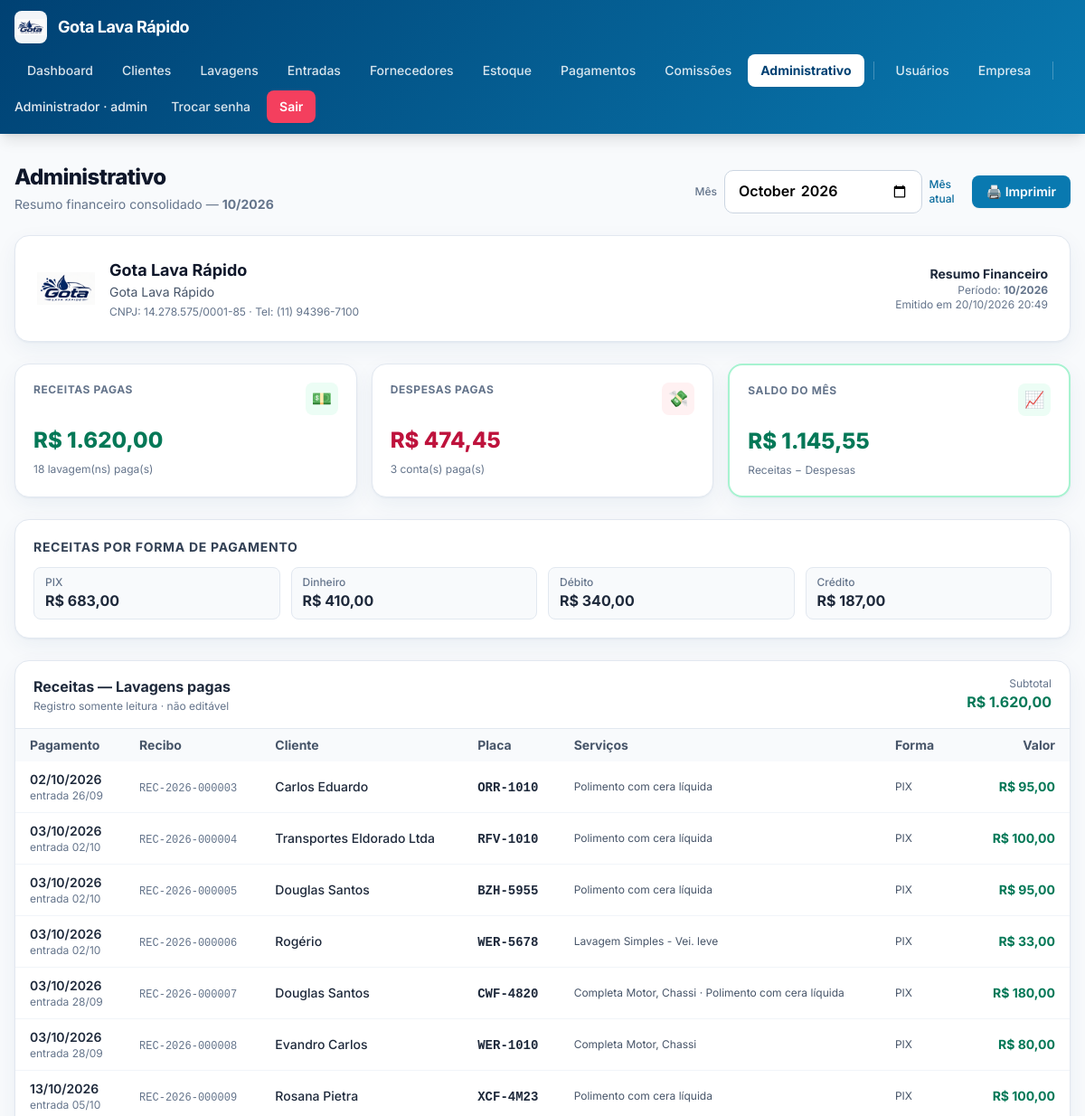
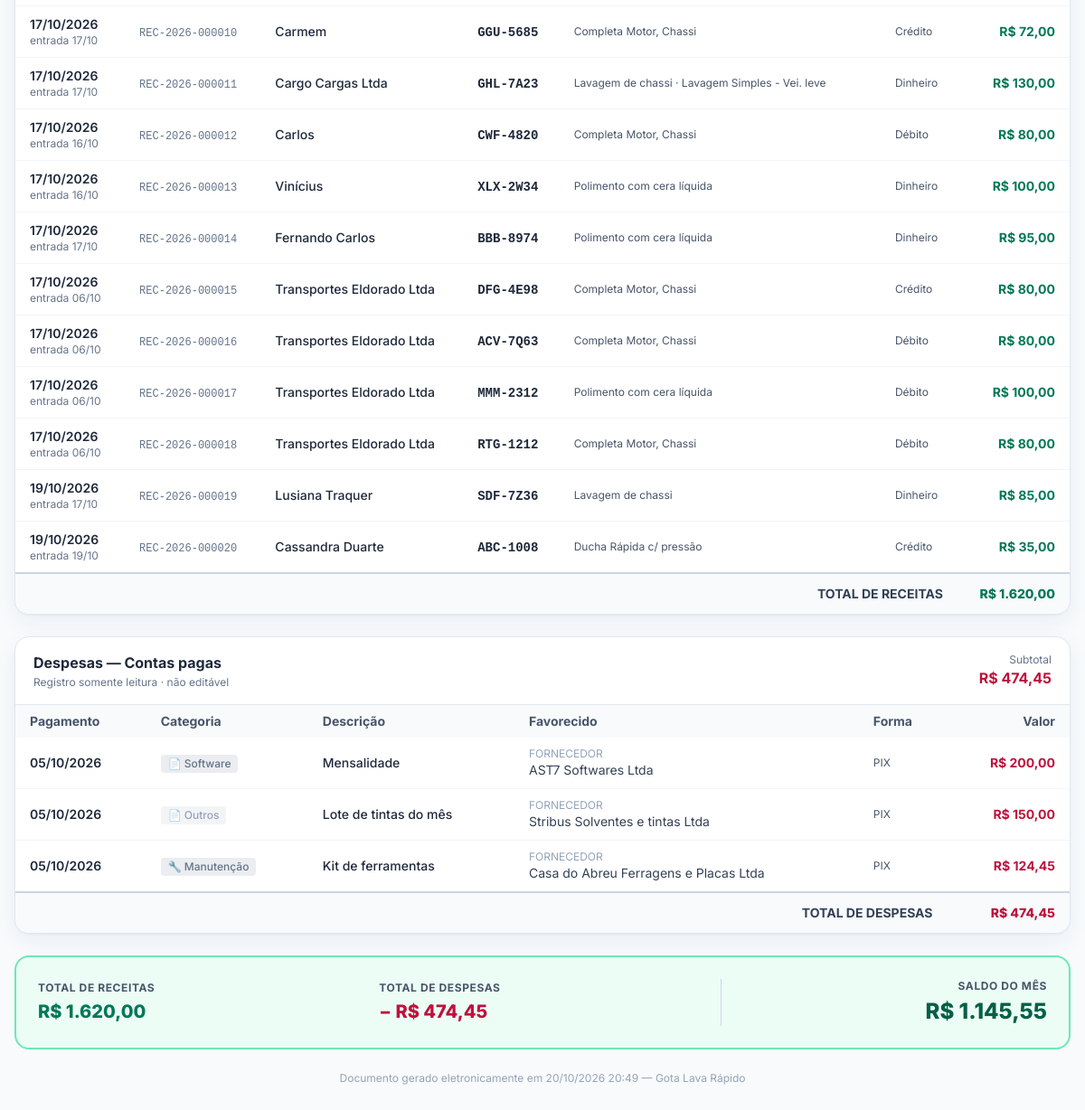
The page /administrativo.php (signed in) on the database as committed earlier (2 pictures, top to bottom).
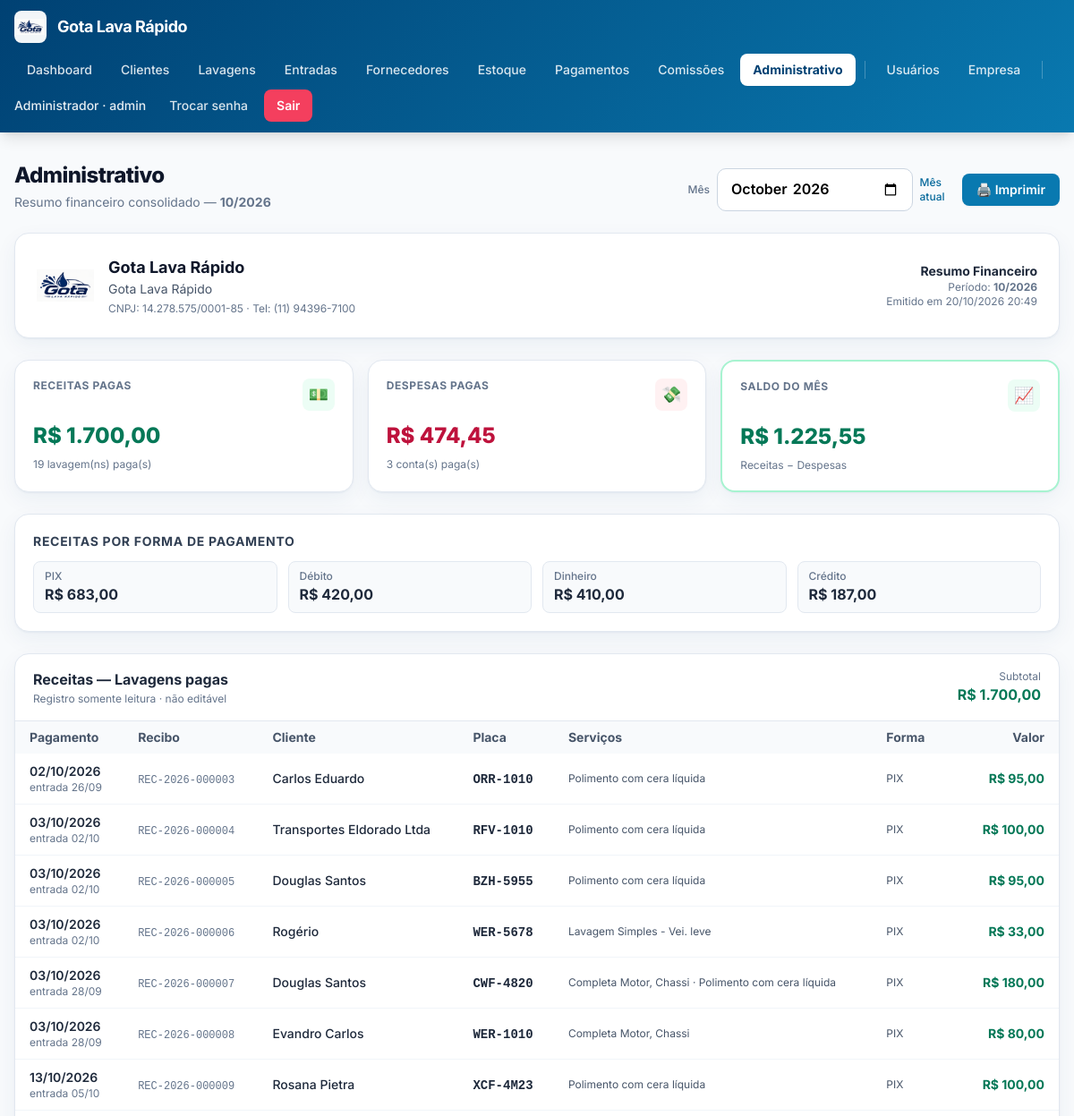
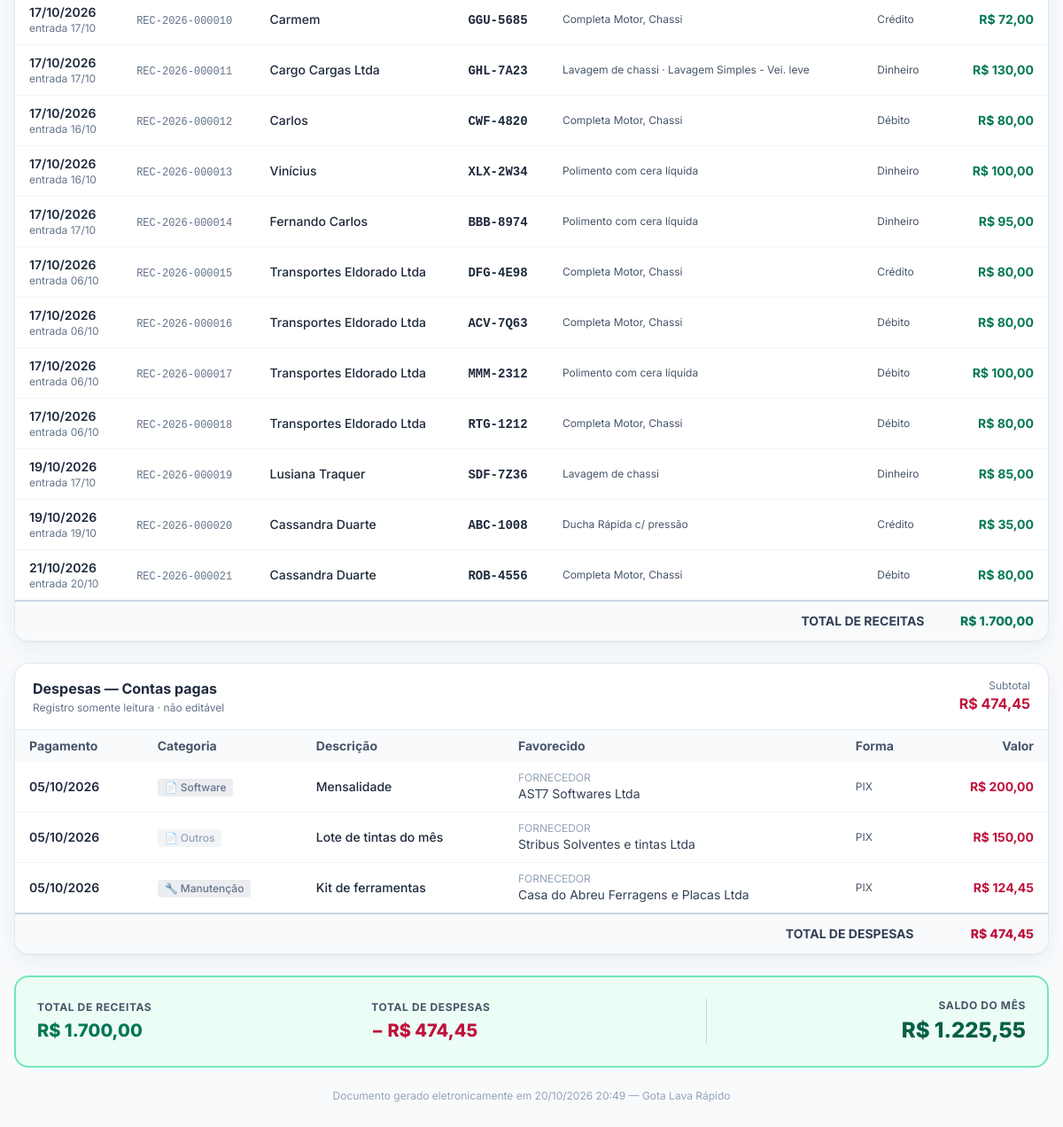
The same page on the database as committed later (2 pictures, top to bottom).
### tables this page shows
CREATE TABLE pagamentos (
        id INTEGER PRIMARY KEY AUTOINCREMENT,
        entrada_id INTEGER NOT NULL,
        cliente_id INTEGER,
        placa TEXT NOT NULL DEFAULT '',
        data_pagamento TEXT NOT NULL,
        valor_centavos INTEGER NOT NULL DEFAULT 0,
        forma_pagamento TEXT NOT NULL DEFAULT '',
        observacao TEXT NOT NULL DEFAULT '',
        recibo_numero TEXT NOT NULL DEFAULT '',
        criado_por INTEGER,
        criado_em TEXT NOT NULL DEFAULT (datetime('now','localtime')),
        FOREIGN KEY (entrada_id) REFERENCES lavagem_entradas(id) ON DELETE CASCADE,
        FOREIGN KEY (cliente_id) REFERENCES clientes(id) ON DELETE SET NULL
    );

CREATE TABLE lavagem_entradas (
        id INTEGER PRIMARY KEY AUTOINCREMENT,
        cliente_id INTEGER,
        placa TEXT NOT NULL DEFAULT '',
        veiculo_id INTEGER,
        veiculo_manual_marca TEXT NOT NULL DEFAULT '',
        veiculo_manual_modelo TEXT NOT NULL DEFAULT '',
        veiculo_manual_cor TEXT NOT NULL DEFAULT '',
        veiculo_manual_ano TEXT NOT NULL DEFAULT '',
        data_entrada TEXT NOT NULL,
        hora_entrada TEXT NOT NULL,
        previsao_saida_horas INTEGER NOT NULL DEFAULT 0,
        previsao_saida_datetime TEXT NOT NULL DEFAULT '',
        observacoes TEXT NOT NULL DEFAULT '',
        avarias TEXT NOT NULL DEFAULT '',
        status TEXT NOT NULL DEFAULT 'aberta',
        subtotal_centavos INTEGER NOT NULL DEFAULT 0,
        desconto_centavos INTEGER NOT NULL DEFAULT 0,
        desconto_percentual INTEGER NOT NULL DEFAULT 0,
        total_centavos INTEGER NOT NULL DEFAULT 0,
        pago INTEGER NOT NULL DEFAULT 0,
        criado_por INTEGER,
        criado_em TEXT NOT NULL DEFAULT (datetime('now','localtime')),
        atualizado_em TEXT NOT NULL DEFAULT (datetime('now','localtime')), cliente_nome_avulso TEXT NOT NULL DEFAULT '', cliente_celular TEXT NOT NULL DEFAULT '', sms_enviado INTEGER NOT NULL DEFAULT 0, sms_enviado_em TEXT NOT NULL DEFAULT '',
        FOREIGN KEY (cliente_id) REFERENCES clientes(id) ON DELETE SET NULL,
        FOREIGN KEY (veiculo_id) REFERENCES veiculos(id) ON DELETE SET NULL
    );

CREATE TABLE pagamentos_despesas (
            id INTEGER PRIMARY KEY AUTOINCREMENT,
            tipo_pessoa TEXT NOT NULL DEFAULT 'avulso',
            pessoa_id INTEGER,
            pessoa_nome TEXT NOT NULL DEFAULT '',
            categoria_id INTEGER NOT NULL,
            descricao TEXT NOT NULL DEFAULT '',
            documento TEXT NOT NULL DEFAULT '',
            valor_centavos INTEGER NOT NULL DEFAULT 0,
            data_vencimento TEXT NOT NULL,
            data_pagamento TEXT NOT NULL DEFAULT '',
            forma_pagamento TEXT NOT NULL DEFAULT '',
            observacoes TEXT NOT NULL DEFAULT '',
            criado_por INTEGER,
            criado_em TEXT NOT NULL DEFAULT (datetime('now','localtime')),
            atualizado_em TEXT NOT NULL DEFAULT (datetime('now','localtime'))
        );

CREATE TABLE categorias_pagamento (
            id INTEGER PRIMARY KEY AUTOINCREMENT,
            nome TEXT NOT NULL UNIQUE,
            cor TEXT NOT NULL DEFAULT '#64748b',
            icone TEXT NOT NULL DEFAULT '📄',
            ativo INTEGER NOT NULL DEFAULT 1,
            ordem INTEGER NOT NULL DEFAULT 0,
            criado_em TEXT NOT NULL DEFAULT (datetime('now','localtime'))
        );

### config.php (called while the page is built, shortened)
<?php
function db(): PDO {
    static $pdo = null;
    if ($pdo === null) {
        $pdo = new PDO('sqlite:' . DB_PATH, null, null, [
            PDO::ATTR_ERRMODE            => PDO::ERRMODE_EXCEPTION,
            PDO::ATTR_DEFAULT_FETCH_MODE => PDO::FETCH_ASSOC,
        ]);
        $pdo->exec('PRAGMA foreign_keys = ON');
        $pdo->exec('PRAGMA journal_mode = WAL');
    }
    return $pdo;
}
require_once APP_ROOT . '/functions.php';

### functions.php (called while the page is built, shortened)
<?php
function e(?string $s): string {
    return htmlspecialchars((string)$s, ENT_QUOTES, 'UTF-8');
}
function normalizar_placa(string $placa): string {
    return strtoupper(preg_replace('/[^A-Za-z0-9]/', '', $placa));
}
function formatar_placa(string $placa): string {
    $p = normalizar_placa($placa);
    return substr($p, 0, 3) . '-' . substr($p, 3);
}
function centavos_para_moeda(int $c): string {
    return number_format($c / 100, 2, ',', '.');
}
function centavos_para_moeda_brl(int $c): string {
    return 'R$ ' . centavos_para_moeda($c);
}
function formas_pagamento(): array {
    return [
        'PIX'         => 'PIX',
        'CREDITO'     => 'Crédito',
        'DEBITO'      => 'Débito',
        'DINHEIRO'    => 'Dinheiro',
        'CHEQUE'      => 'Cheque',
        'PROMISSORIA' => 'Promissória',
        'OUTRO'       => 'Outro',
    ];
}

### administrativo.php (the view, shortened to what the changed rows need)
<?php
require_once __DIR__ . '/config.php';
$mesRef = $_GET['mes'] ?? date('Y-m');
$inicio = $mesRef . '-01';
$fim    = date('Y-m-t', strtotime($inicio));
$st = db()->prepare("
    SELECT p.id, p.entrada_id, p.data_pagamento, p.valor_centavos,
           p.forma_pagamento, p.recibo_numero, p.observacao,
           e.data_entrada, e.hora_entrada, e.placa,
           COALESCE(c.nome, e.cliente_nome_avulso, '—') AS cliente_nome,
           e.cliente_id
    FROM pagamentos p
    LEFT JOIN lavagem_entradas e ON e.id = p.entrada_id
    LEFT JOIN clientes c ON c.id = e.cliente_id
    WHERE p.data_pagamento BETWEEN :ini AND :fim
    ORDER BY p.data_pagamento, p.id
");
$st->execute([':ini' => $inicio, ':fim' => $fim]);
$receitas = $st->fetchAll();
$itensPorEntrada = [];
if ($receitas) {
    $ids = array_values(array_unique(array_filter(array_column($receitas, 'entrada_id'))));
    if ($ids) {
        $in = implode(',', array_fill(0, count($ids), '?'));
        $sti = db()->prepare("SELECT entrada_id, nome FROM lavagem_itens WHERE entrada_id IN ($in) ORDER BY id");
        $sti->execute($ids);
        foreach ($sti->fetchAll() as $row) {
            $itensPorEntrada[(int)$row['entrada_id']][] = $row['nome'];
        }
    }
}
$st = db()->prepare("
    SELECT d.*,
           cat.nome  AS categoria_nome,
           cat.icone AS categoria_icone,
           cat.cor   AS categoria_cor
    FROM pagamentos_despesas d
    LEFT JOIN categorias_pagamento cat ON cat.id = d.categoria_id
    WHERE d.data_pagamento BETWEEN :ini AND :fim
    ORDER BY d.data_pagamento, d.id
");
$st->execute([':ini' => $inicio, ':fim' => $fim]);
$despesas = $st->fetchAll();
$totalReceitas = 0;
foreach ($receitas as $r) $totalReceitas += (int)$r['valor_centavos'];
$totalDespesas = 0;
foreach ($despesas as $d) $totalDespesas += (int)$d['valor_centavos'];
$saldo = $totalReceitas - $totalDespesas;
$recPorForma = [];
foreach ($receitas as $r) {
    $f = $r['forma_pagamento'] ?: 'OUTRO';
    $recPorForma[$f] = ($recPorForma[$f] ?? 0) + (int)$r['valor_centavos'];
}
arsort($recPorForma);
$formas = formas_pagamento();
require __DIR__ . '/header.php';
?>
<div class="no-print flex flex-wrap items-end justify-between gap-4 mb-6">
  <div>
    <h1 class="text-2xl font-extrabold tracking-tight text-slate-900">Administrativo</h1>
  </div>
</div>
<div class="grid gap-4 sm:grid-cols-3 mb-6">
  <div class="card rounded-2xl bg-white p-5 border border-slate-200 shadow-card">
    <div class="flex items-start justify-between">
      <div class="text-xs font-bold text-slate-500 uppercase tracking-wider">Receitas pagas</div>
      <div class="w-9 h-9 rounded-lg flex items-center justify-center text-lg bg-emerald-50">💵</div>
    </div>
    <div class="text-2xl font-extrabold text-emerald-700 mt-3">
      <?= e(centavos_para_moeda_brl($totalReceitas)) ?>
    </div>
    <div class="mt-2 text-xs text-slate-500">
      <?= count($receitas) ?> lavagem(ns) paga(s)
    </div>
  </div>
  <div class="card rounded-2xl bg-white p-5 border-2 <?= $saldo >= 0 ? 'border-emerald-200' : 'border-rose-200' ?> shadow-card">
    <div class="flex items-start justify-between">
      <div class="text-xs font-bold text-slate-500 uppercase tracking-wider">Saldo do mês</div>
      <div class="w-9 h-9 rounded-lg flex items-center justify-center text-lg <?= $saldo >= 0 ? 'bg-emerald-50' : 'bg-rose-50' ?>">
      </div>
    </div>
    <div class="text-2xl font-extrabold mt-3 <?= $saldo >= 0 ? 'text-emerald-700' : 'text-rose-700' ?>">
      <?= ($saldo < 0 ? '- ' : '') . e(centavos_para_moeda_brl(abs($saldo))) ?>
    </div>
    <div class="mt-2 text-xs text-slate-500">
      Receitas − Despesas
    </div>
  </div>
</div>
<?php if ($recPorForma): ?>
<div class="card bg-white rounded-2xl shadow-card border border-slate-200 p-5 mb-6">
  <h2 class="text-sm font-bold text-slate-700 uppercase tracking-wider mb-3">Receitas por forma de pagamento</h2>
  <div class="grid grid-cols-2 sm:grid-cols-4 gap-3">
    <?php foreach ($recPorForma as $k => $v): ?>
      <div class="rounded-lg bg-slate-50 border border-slate-200 px-3 py-2">
        <div class="text-xs text-slate-500 font-medium"><?= e($formas[$k] ?? $k) ?></div>
        <div class="font-bold text-slate-800"><?= e(centavos_para_moeda_brl((int)$v)) ?></div>
      </div>
    <?php endforeach; ?>
  </div>
</div>
<?php endif; ?>
<div class="card bg-white rounded-2xl shadow-card border border-slate-200 overflow-hidden mb-6">
  <div class="px-5 py-4 border-b border-slate-200 flex items-center justify-between">
    <div>
      <h2 class="font-bold text-slate-800">Receitas — Lavagens pagas</h2>
    </div>
    <div class="text-right">
      <div class="text-xs text-slate-500">Subtotal</div>
      <div class="font-bold text-emerald-700"><?= e(centavos_para_moeda_brl($totalReceitas)) ?></div>
    </div>
  </div>
  <div class="overflow-x-auto">
    <table class="min-w-full text-sm">
      <thead class="bg-slate-50 text-slate-600">
        <tr>
          <th class="text-left px-4 py-2 font-bold whitespace-nowrap">Pagamento</th>
          <th class="text-left px-4 py-2 font-bold">Recibo</th>
          <th class="text-left px-4 py-2 font-bold">Cliente</th>
          <th class="text-left px-4 py-2 font-bold">Placa</th>
          <th class="text-left px-4 py-2 font-bold">Serviços</th>
          <th class="text-left px-4 py-2 font-bold">Forma</th>
          <th class="text-right px-4 py-2 font-bold">Valor</th>
        </tr>
      </thead>
      <tbody class="divide-y divide-slate-100">
      <?php if (!$receitas): ?>
        <tr><td colspan="7" class="px-4 py-8 text-center text-slate-400">
          Nenhuma receita paga no período.
        </td></tr>
      <?php else: foreach ($receitas as $r): ?>
        <tr class="hover:bg-slate-50">
          <td class="px-4 py-2.5 whitespace-nowrap">
            <div class="font-semibold text-slate-800">
              <?= e(date('d/m/Y', strtotime($r['data_pagamento']))) ?>
            </div>
            <?php if ($r['data_entrada']): ?>
              <div class="text-xs text-slate-500">
                entrada <?= e(date('d/m', strtotime($r['data_entrada']))) ?>
              </div>
            <?php endif; ?>
          </td>
          <td class="px-4 py-2.5 whitespace-nowrap">
            <span class="text-xs font-mono text-slate-500"><?= e($r['recibo_numero']) ?></span>
          </td>
          <td class="px-4 py-2.5">
            <div class="font-medium text-slate-800"><?= e($r['cliente_nome']) ?></div>
          </td>
          <td class="px-4 py-2.5">
            <span class="font-mono font-semibold text-slate-800"><?= e(formatar_placa($r['placa'] ?? '')) ?></span>
          </td>
          <td class="px-4 py-2.5 text-xs text-slate-600">
            <?php
              $its = $itensPorEntrada[(int)($r['entrada_id'] ?? 0)] ?? [];
              echo $its ? e(implode(' · ', $its)) : '—';
            ?>
          </td>
          <td class="px-4 py-2.5 text-xs text-slate-600">
            <?= e($formas[$r['forma_pagamento']] ?? $r['forma_pagamento']) ?>
          </td>
          <td class="px-4 py-2.5 text-right font-bold text-emerald-700 whitespace-nowrap">
            <?= e(centavos_para_moeda_brl((int)$r['valor_centavos'])) ?>
          </td>
        </tr>
      <?php endforeach; endif; ?>
      </tbody>
      <tfoot>
        <tr class="bg-slate-50 border-t-2 border-slate-300">
          <td colspan="6" class="px-4 py-3 text-right font-bold text-slate-700">TOTAL DE RECEITAS</td>
          <td class="px-4 py-3 text-right font-extrabold text-emerald-700 whitespace-nowrap">
            <?= e(centavos_para_moeda_brl($totalReceitas)) ?>
          </td>
        </tr>
      </tfoot>
    </table>
  </div>
</div>
<div class="card bg-white rounded-2xl shadow-card border border-slate-200 overflow-hidden mb-6">
  <div class="px-5 py-4 border-b border-slate-200 flex items-center justify-between">
    <div>
      <h2 class="font-bold text-slate-800">Despesas — Contas pagas</h2>
    </div>
  </div>
  <div class="overflow-x-auto">
    <table class="min-w-full text-sm">
      <thead class="bg-slate-50 text-slate-600">
        <tr>
          <th class="text-left px-4 py-2 font-bold whitespace-nowrap">Pagamento</th>
          <th class="text-left px-4 py-2 font-bold">Categoria</th>
          <th class="text-left px-4 py-2 font-bold">Descrição</th>
          <th class="text-left px-4 py-2 font-bold">Favorecido</th>
          <th class="text-left px-4 py-2 font-bold">Forma</th>
          <th class="text-right px-4 py-2 font-bold">Valor</th>
        </tr>
      </thead>
      <tbody class="divide-y divide-slate-100">
      <?php if (!$despesas): ?>
        <tr><td colspan="6" class="px-4 py-8 text-center text-slate-400">
          Nenhuma despesa paga no período.
        </td></tr>
      <?php else: foreach ($despesas as $d): ?>
        <tr class="hover:bg-slate-50">
          <td class="px-4 py-2.5 whitespace-nowrap font-semibold text-slate-800">
            <?= e(date('d/m/Y', strtotime($d['data_pagamento']))) ?>
          </td>
          <td class="px-4 py-2.5">
            <span class="inline-flex items-center gap-1 px-2 py-0.5 rounded text-xs font-medium"
                  style="background: <?= e(($d['categoria_cor'] ?? '#64748b') . '20') ?>;
                         color: <?= e($d['categoria_cor'] ?? '#64748b') ?>">
              <?= e($d['categoria_icone'] ?? '📄') ?> <?= e($d['categoria_nome'] ?? '—') ?>
            </span>
          </td>
          <td class="px-4 py-2.5">
            <div class="font-medium text-slate-800"><?= e($d['descricao']) ?></div>
          </td>
          <td class="px-4 py-2.5 text-slate-700">
            <div class="text-xs text-slate-400 uppercase">
              <?= e(['usuario'=>'Usuário','fornecedor'=>'Fornecedor','cliente'=>'Cliente','avulso'=>'Avulso'][$d['tipo_pessoa']] ?? '—') ?>
            </div>
            <?= e($d['pessoa_nome'] ?: '—') ?>
          </td>
          <td class="px-4 py-2.5 text-xs text-slate-600">
            <?= e($formas[$d['forma_pagamento']] ?? $d['forma_pagamento']) ?>
          </td>
          <td class="px-4 py-2.5 text-right font-bold text-rose-700 whitespace-nowrap">
            <?= e(centavos_para_moeda_brl((int)$d['valor_centavos'])) ?>
          </td>
        </tr>
      <?php endforeach; endif; ?>
      </tbody>
    </table>
  </div>
</div>
<div class="card rounded-2xl border-2 <?= $saldo >= 0 ? 'border-emerald-300 bg-emerald-50' : 'border-rose-300 bg-rose-50' ?> p-6 mb-4">
  <div class="grid gap-4 sm:grid-cols-3 items-center">
    <div>
      <div class="text-xs font-bold text-slate-600 uppercase tracking-wider">Total de receitas</div>
      <div class="text-xl font-extrabold text-emerald-700 mt-1">
        <?= e(centavos_para_moeda_brl($totalReceitas)) ?>
      </div>
    </div>
    <div class="sm:text-right sm:border-l sm:border-slate-300 sm:pl-4">
      <div class="text-xs font-bold text-slate-600 uppercase tracking-wider">Saldo do mês</div>
      <div class="text-2xl font-extrabold mt-1 <?= $saldo >= 0 ? 'text-emerald-800' : 'text-rose-800' ?>">
        <?= ($saldo < 0 ? '- ' : '') . e(centavos_para_moeda_brl(abs($saldo))) ?>
      </div>
    </div>
  </div>
</div>
<?php require __DIR__ . '/footer.php'; ?>

Rows that differ between the two databases and show on the page:
added pagamentos: data_pagamento "21/10/2026", entrada.data_entrada "20/10", recibo_numero "REC-2026-000021", cliente_nome "Cassandra Duarte", entrada.placa "ROB-4556", entrada "Completa Motor, Chassi", forma_pagamento "Débito", valor_centavos "R$ 80,00"
Other text that changed with them:
centavos_para_moeda_brl($totalReceitas): "R$ 1.620,00" → "R$ 1.700,00"
count($receitas): "18" → "19"
centavos_para_moeda_brl(abs($saldo)): "R$ 1.145,55" → "R$ 1.225,55"
new list line: "Débito R$ 420,00"
list line gone: "Débito R$ 340,00"
